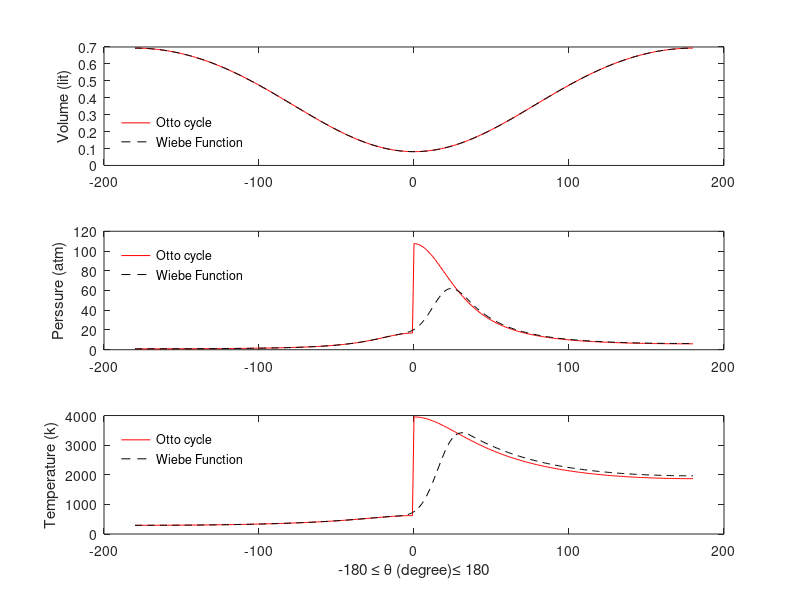
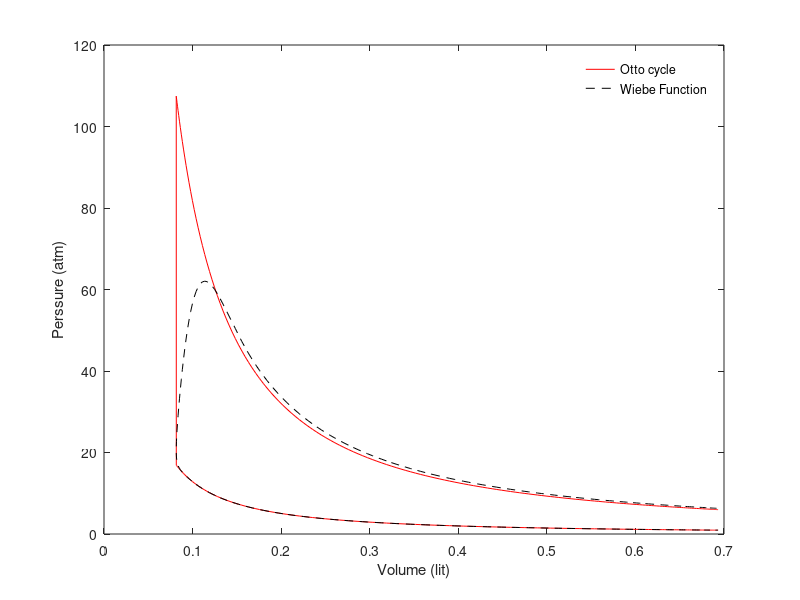

These charts were generated, in order, by the following MATLAB code:
clc 
clear


B = 0.08255;
S = .1143;
l =.254;
rc = 8.5;

N = 2000;
a = S/2;
R = l/a;
Vd = 2*a*pi*(B^2)/4;
Vc = Vd/(rc -1);
nw = 3;
aw =5;

% countncountt value
Pinit = 95 * 1000;
Tinit = 294;
phi = .8;
Vinit = Vc + Vd;

% constant value
mass_to = Pinit * Vinit /.287/Tinit;
cte = Pinit * Vinit^1.35;
Rc = 8.314;
n = Pinit * Vinit/Rc/ Tinit;
LHV = 43.448;
AF_st_mass = 14.7;

fuel_mass = phi * mass_to / AF_st_mass;  % kg

Qin = LHV * 1000 * fuel_mass; 


cv = 0.71;

w1 = 0;
w2 = 0;

% matrcountx
V = zeros(360,1);
P = zeros(360,1);
T = zeros(360,1);
count = 2;

% countncounttcountalcountzatcounton
P(1) = Pinit;
V(1) = Vinit;
T(1) = Tinit;



for theta = -180:1:180
    V(count) = Vc*(1 + 0.5 *(rc-1)*(R + 1 - cosd(theta) - sqrt(R^2 - (sind(theta))^2)));
    
    if theta >= -180 && theta <0
        P(count) = cte/V(count)^1.35;
        T(count) = P(count)* V(count)/Rc/n;
        w1 = w1 +((P(count) + P(count-1))*(V(count) - V(count-1))/2);
%         disp(count)
    elseif theta == 0
        T(count) = (Qin/mass_to/cv) + T(180);
        P(count) = n*Rc*T(count)/V(count);
%         disp(count)
    else
        cte = P(182)*(V(182))^1.35;
        P(count) = cte/V(count)^1.35;
        T(count) = P(count)* V(count)/Rc/n;
        w2 = w2 +((P(count) + P(count-1))*(V(count) - V(count-1))/2);
        
    end
    count = count +1;
end
V(:) = V(:)*1000;
P(:) = P(:)/101000;
thetax = -180:1:180;

% 
% figure (1)
% plot(thetax, V(2:end))
% figure (2)
% plot(thetax, P(2:end))
% figure (3)
% plot(thetax , T(2:end))
% figure (4)
% plot(V, P)
% disp((w2 -w1))
% disp('Output power:')
% disp((w2 -w1)/735.499)
% disp('horsepower')

figure (1)
subplot(3, 1,1);
plot(thetax, V(2:end), '-r')
ylabel('Volume (lit)')
hold on

subplot(3, 1,2);
plot(thetax, P(2:end), '-r')
ylabel('Perssure (atm)')
hold on

subplot(3, 1,3);
plot(thetax , T(2:end), '-r')
xlabel('-180 \leq \theta (degree)\leq 180')
ylabel('Temperature (k)')
hold on


figure (2)
plot(V, P, '-r')
xlabel('Volume (lit)')
ylabel('Perssure (atm)')
hold on



%%%%%%%%%%%%%%%%%%%%%%%%%%%%%%%%%%%%%%%%%%%%%%%%%%%%%%%%%%%%%%%%%%%%%%%%%%%%%%%%%%%%
%%%%%%%%%%%%%%%%%%%%%%%%%%%%%%%%%%%%% breakcountng code %%%%%%%%%%%%%%%%%%%%%%%%%%%%%%%% 


clear


B = .08255;
S = .1143;
l =.254;
rc = 8.5;

N = 2000;
a = S/2;
R = l/a;
Vd = 2*a*pi*(B^2)/4;
Vc = Vd/(rc -1);
nw = 3;
aw =5;

% countncountt value
Pinit = 95 *1000;
Tinit = 294;
phi = .8;
Vinit = Vc + Vd;

% constant value
mass_to = Pinit * Vinit /.287/Tinit;
cte = Pinit * Vinit^1.35;
Rc = 8.314;
n = Pinit * Vinit/Rc/ Tinit;
LHV = 43.448;
AF_st_mass = 14.7;
theta0 = 15;
deltheta = 50;

fuel_mass = phi * mass_to / AF_st_mass;  % kg

% Qin = LHV * 1000 * fuel_mass; 
gamma = 1.35;


cv = 0.71;

w1 = 0;
w2 = 0;

% matrcountx
V = zeros(360,1);
P = zeros(360,1);
T = zeros(360,1);
count = 2;

% countncounttcountalcountzatcounton
P(1) = Pinit;
V(1) = Vinit;
T(1) = Tinit;


theta = -180:1:180;
mb_1 =0;
for count=2: size(theta,2)
    V(count) = Vc*(1 + 0.5 *(rc-1)*(R + 1 - cosd(theta(count)) - sqrt(R^2 - (sind(theta(count)))^2)));
    P(count) = P(count-1) * ( (V(count-1)/V(count))^gamma);
    T(count) = T(count-1) * ( (V(count-1)/V(count))^ (gamma-1));


     if theta(count)>= -theta0 && theta(count)<= -theta0 + deltheta
         T_ = T(count);
         
         if theta0 ==0 && deltheta ==0
             mb =fuel_mass;
         else
            mb = (1-exp(-aw*((theta(count)-(-theta0))/deltheta)^(nw+1)))*fuel_mass;
         end
            Qin = LHV * 1000 * (mb - mb_1);
            mb_1 = mb;
        
        T(count) = T(count) + (Qin/mass_to/cv);
        P(count) = P(count) * T(count)/T_;
     end


         
        
        
        
end


V(:) = V(:)*1000;
P(:) = P(:)/101000;
thetax = -180:1:180;


% figure (1)
% plot(thetax, V(1:end))
% figure (2)
% plot(thetax, P(1:end))
% figure (3)
% plot(thetax , T(1:end))
% figure (4)
% plot(V, P)

figure (1)
subplot(3, 1,1);
plot(thetax, V(1:end),'--k')
ylabel('Volume (lit)')
legend('Otto cycle ', 'Wiebe Function', 'Location','southwest')
legend boxoff

subplot(3, 1,2);
plot(thetax, P(1:end), '--k')
ylabel('Perssure (atm)')
legend('Otto cycle ', 'Wiebe Function', 'Location','northwest')
legend boxoff

subplot(3, 1,3);
plot(thetax , T(1:end),'--k')
xlabel('-180 \leq \theta (degree)\leq 180')
ylabel('Temperature (k)')
legend('Otto cycle ', 'Wiebe Function', 'Location','northwest')
legend boxoff

figure (2)
plot(V, P, '--k')
xlabel('Volume (lit)')
ylabel('Perssure (atm)')
legend('Otto cycle ', 'Wiebe Function')
legend boxoff
%%%%%%%%%%%%%%%%%%%%%%%%%%%%%%%%%%%%%